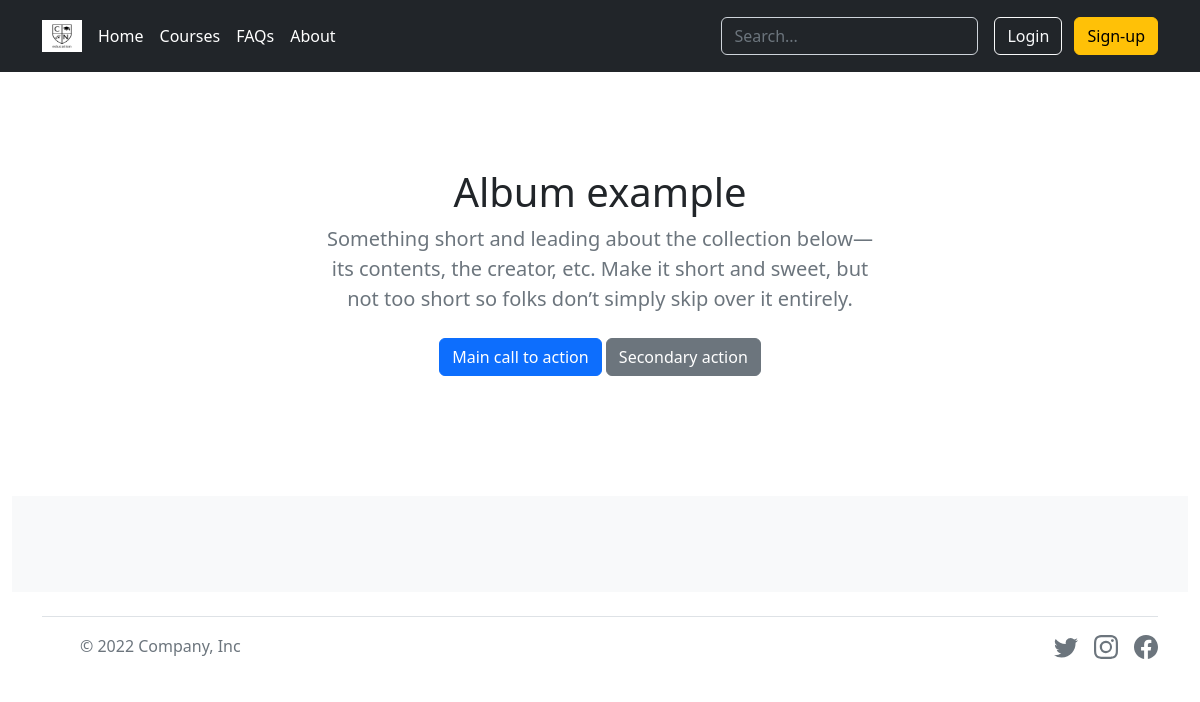
The app's page /courses, older data.
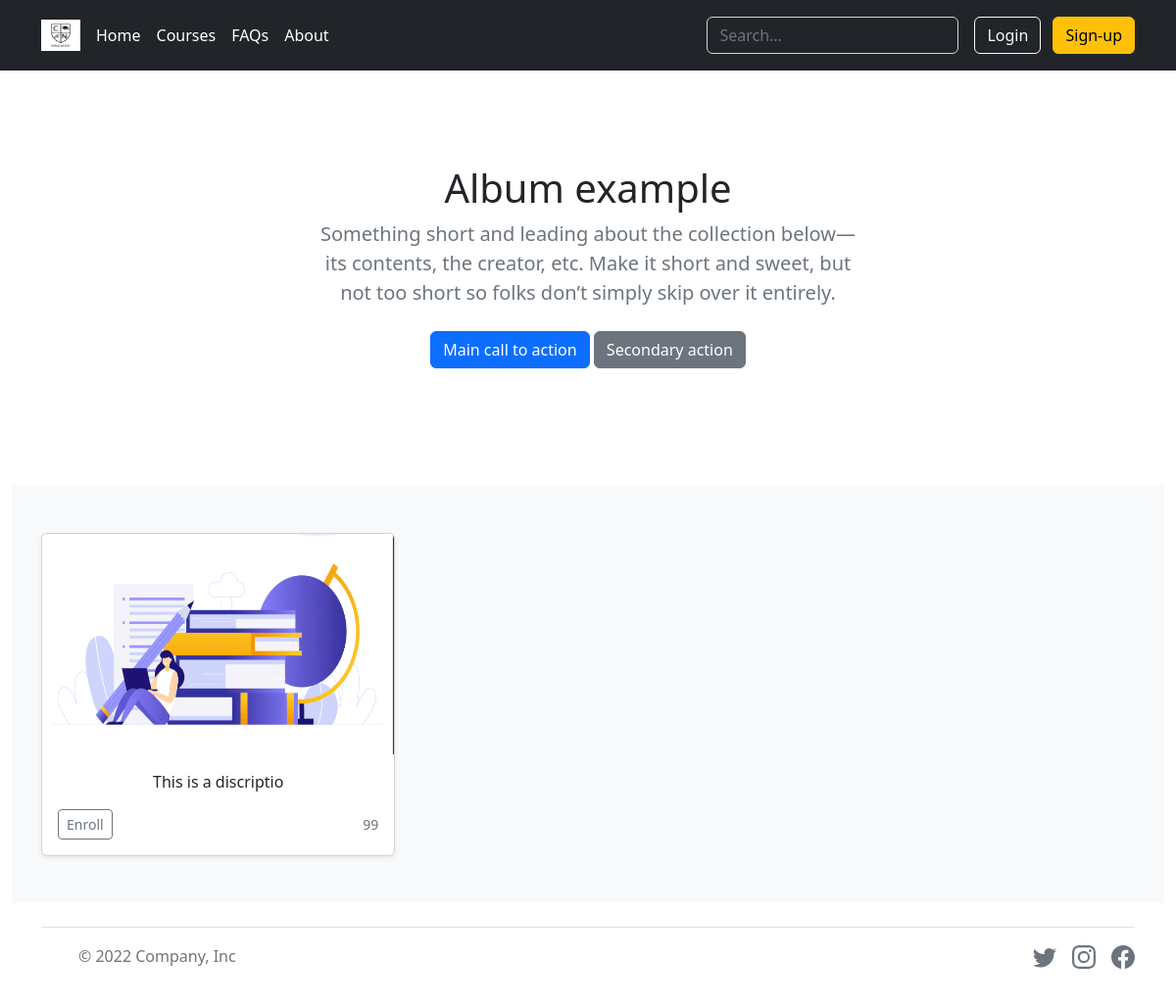
The same page, newer data.
### tables this page shows
CREATE TABLE courses (id INTEGER PRIMARY KEY AUTOINCREMENT NOT NULL, price TEXT NOT NULL, text TEXT NOT NULL);

### app.py (the view)
@app.route("/courses")
def courses():
    courses = db.execute("SELECT * FROM courses")
    return render_template("courses.html", ids = courses)

### app.py (called while the page is built)
@app.after_request
def after_request(response):
    response.headers["Cache-Control"] = "no-cache, no-store, must-revalidate"
    response.headers["Expires"] = 0
    response.headers["Pragma"] = "no-cache"
    return response

### templates/courses.html (shortened to what this page needs)
{% extends "layout.html" %}
{% block main %}
<section class="py-5 text-center container">
    <div class="row py-lg-5">
      <div class="col-lg-6 col-md-8 mx-auto">
        <h1 class="fw-light">Album example</h1>
        <p class="lead text-muted">Something short and leading about the collection below—its contents, the creator, etc. Make it short and sweet, but not too short so folks don’t simply skip over it entirely.</p>
        <p>
          <a href="#" class="btn btn-primary my-2">Main call to action</a>
          <a href="#" class="btn btn-secondary my-2">Secondary action</a>
        </p>
      </div>
    </div>
  </section>
  <div class="album py-5 bg-light">
    <div class="container">
      <div class="row row-cols-1 row-cols-sm-2 row-cols-md-3 g-3">
        {% for id in ids %}
        <div class="col">
          <div class="card shadow-sm">
            <img src="../static/{{ id.id }}.png" class="bd-placeholder-img card-img-top" width="100%" height="225" alt="...">
            <div class="card-body">
              <p class="card-text">{{ id.text }}</p>
              <div class="d-flex justify-content-between align-items-center">
                <div class="btn-group">
                  <a class="btn btn-sm btn-outline-secondary" href="./course{{ id.id }}" role="button">Enroll</a>
                </div>
                <small class="text-muted">{{ id.price }}</small>
              </div>
            </div>
          </div>
        </div>
        {% endfor %}
      </div>
    </div>
  </div>
{% endblock %}

### templates/layout.html (shortened to what this page needs)
<!DOCTYPE html>
<html lang="eng">
    <head>
        <link href="https://cdn.jsdelivr.net/npm/bootstrap@5.2.0/dist/css/bootstrap.min.css" rel="stylesheet">
    </head>
    <body>
        <header class="p-3 text-bg-dark sticky-top">
            <div class="container">
              <div class="d-flex flex-wrap align-items-center justify-content-center justify-content-lg-start">
                <a href="/" class="d-flex align-items-center mb-2 mb-lg-0 text-white text-decoration-none">
                  <img class="bi me-2" width="40" height="32" role="img" aria-label="Bootstrap" src="../static/logo2.png"></img>
                </a>
                {% if session["user_id"] %}
                <ul class="nav col-12 col-lg-auto me-lg-auto mb-2 justify-content-center mb-md-0">
                    <li><a href="/" class="nav-link px-2 text-white">Home</a></li>
                    <li><a href="/courses" class="nav-link px-2 text-white">Courses</a></li>
                    <li><a href="#" class="nav-link px-2 text-white">FAQs</a></li>
                    <li><a href="#" class="nav-link px-2 text-white">About</a></li>
                  </ul>
                  <form class="col-12 col-lg-auto mb-3 mb-lg-0 me-lg-3" role="search">
                    <input type="search" class="form-control form-control-dark text-bg-dark" placeholder="Search..." aria-label="Search">
                  </form>
                  <div class="text-end">
                    <a class="btn btn-outline-light me-2" href="/admin" role="button">Admin</a>
                    <a class="btn btn-outline-light me-2" href="/account" role="button">Account</a>
                    <a class="btn btn-warning" href="/logout" role="button">Logout</a>
                  </div>
                {% else %}
                <ul class="nav col-12 col-lg-auto me-lg-auto mb-2 justify-content-center mb-md-0">
                  <li><a href="/" class="nav-link px-2 text-white">Home</a></li>
                  <li><a href="/courses" class="nav-link px-2 text-white">Courses</a></li>
                  <li><a href="#" class="nav-link px-2 text-white">FAQs</a></li>
                  <li><a href="#" class="nav-link px-2 text-white">About</a></li>
                </ul>
                <form class="col-12 col-lg-auto mb-3 mb-lg-0 me-lg-3" role="search">
                  <input type="search" class="form-control form-control-dark text-bg-dark" placeholder="Search..." aria-label="Search">
                </form>
                <div class="text-end">
                  <a class="btn btn-outline-light me-2" href="/login" role="button">Login</a>
                  <a class="btn btn-warning" href="/signup" role="button">Sign-up</a>
                </div>
                {% endif %}
              </div>
            </div>
          </header>
        <main class="container-fluid text-center">
            {% block main %}{% endblock %}
        </main>
        <div class="container">
            <footer class="d-flex flex-wrap justify-content-between align-items-center py-3 my-4 border-top">
              <div class="col-md-4 d-flex align-items-center">
                <a href="/" class="mb-3 me-2 mb-md-0 text-muted text-decoration-none lh-1">
                  <svg class="bi" width="30" height="24"><use xlink:href="#bootstrap"></use></svg>
                </a>
                <span class="mb-3 mb-md-0 text-muted">© 2022 Company, Inc</span>
              </div>
              <ul class="nav col-md-4 justify-content-end list-unstyled d-flex">
                <li class="ms-3"><a class="text-muted" href="#"></use></svg></a></li>
                <li class="ms-3"><a class="text-muted" href="#"></use></svg></a></li>
                <li class="ms-3"><a class="text-muted" href="#"></use></svg></a></li>
              </ul>
            </footer>
          </div>
    </body>
</html>

Row changes from the older to the newer data that the page shows:
added courses: text "This is a discriptio", price "99"
